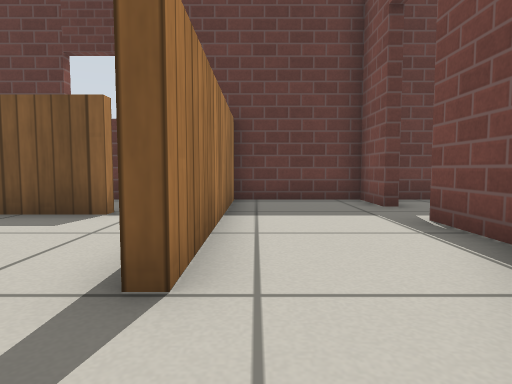
[1] (above)

17 first-person views from a walk through a Gazebo world. The camera is 0.39 m above the floor, tilts 4° down and sees 75° across. The floor is counted in squares, 0.5 m on a side. Each view is taken from the middle of a square. On the plan, view 1 faces up. The plan holds only what a view shows up to about 11 squares ahead; the rest is blank. The place goes on beyond the plan. Gazebo's built-in surfaces are drawn with simple patterns.

[2]
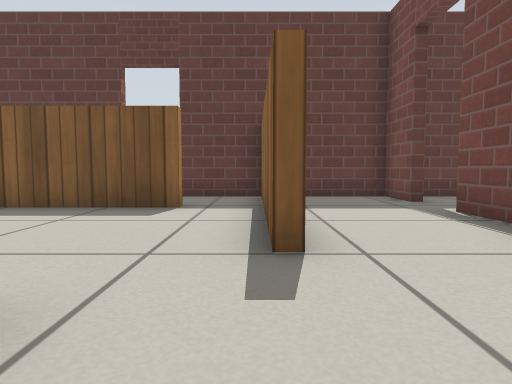

[3]
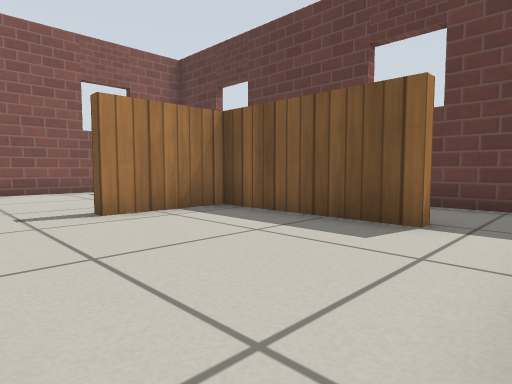

[4]
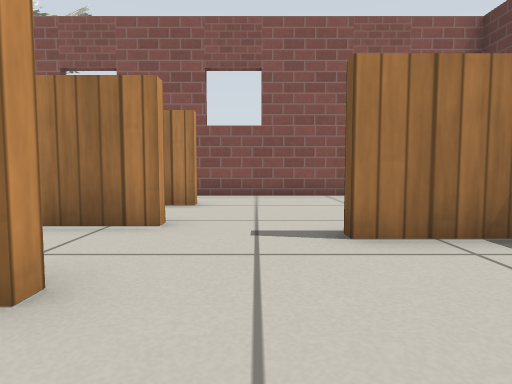

[5]
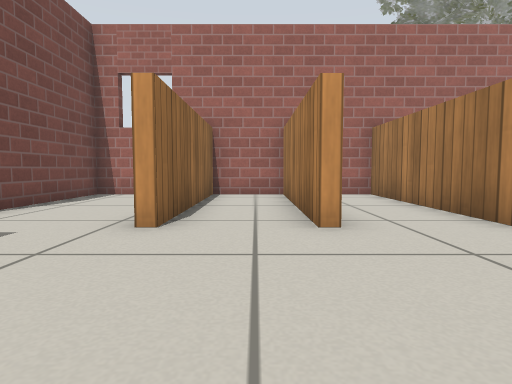

[6]
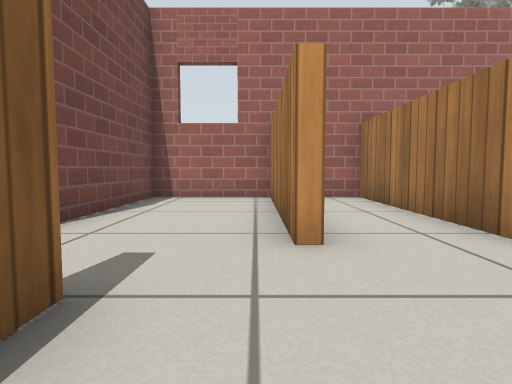

[7]
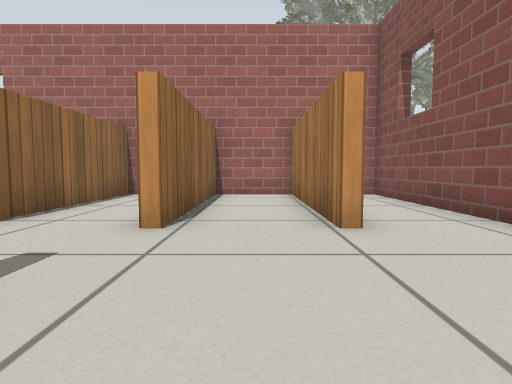

[8]
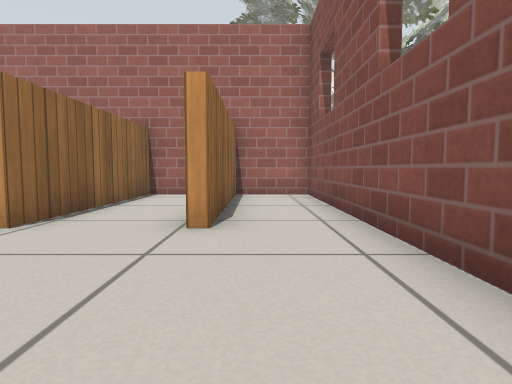

[9]
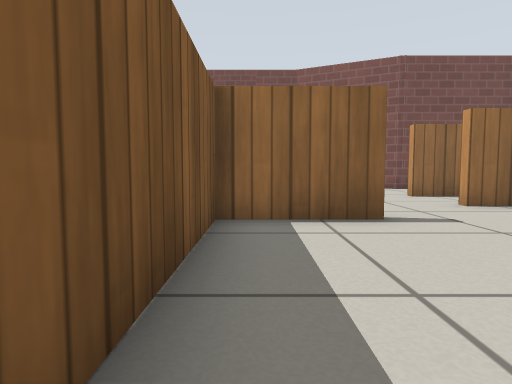

[10]
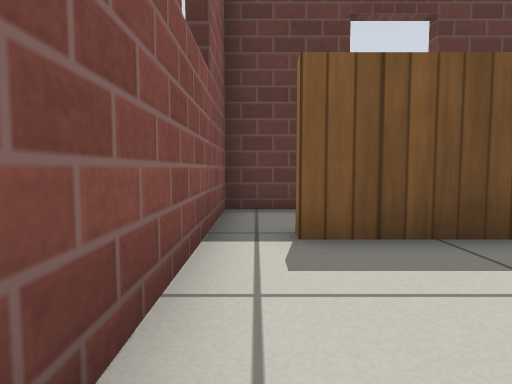

[11]
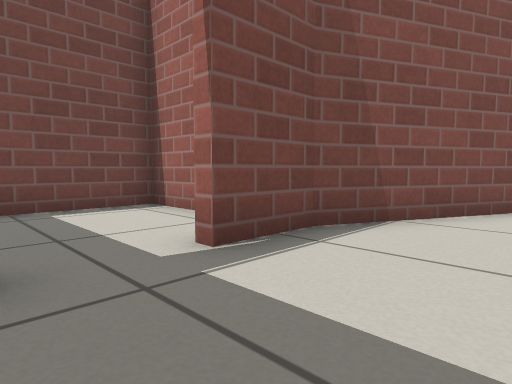

[12]
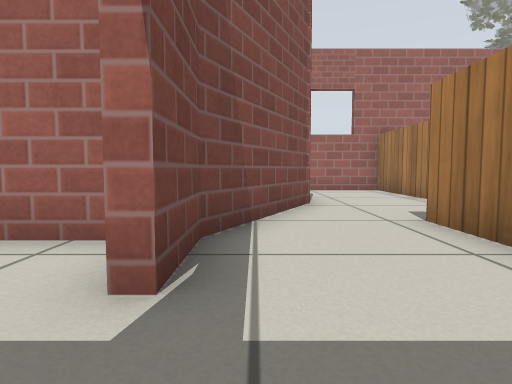

[13]
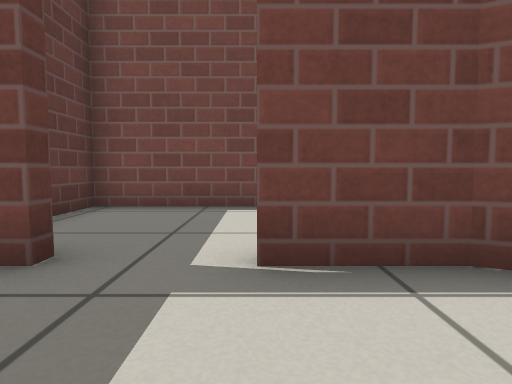

[14]
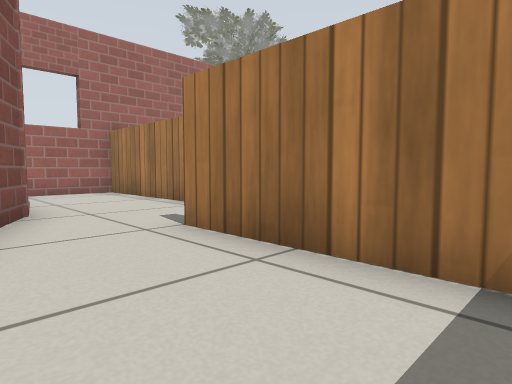

[15]
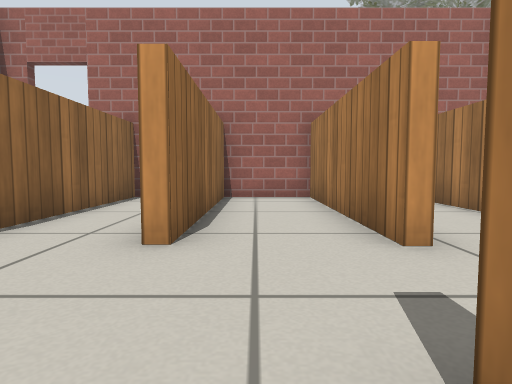

[16]
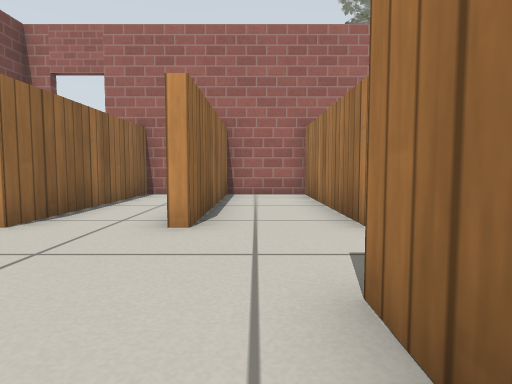

[17]
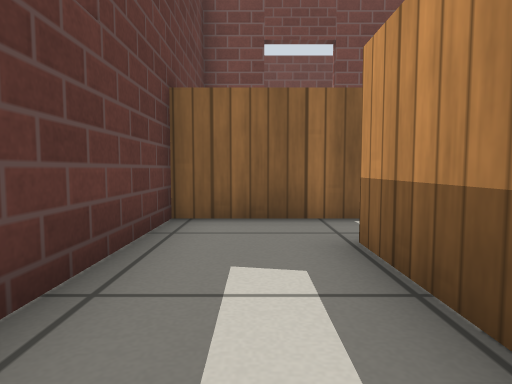

### Floor plan
Points are (right, up) in squares from view 1. A wall is a line through its corners. A room is listed if a view was taken in it or the views show most of it. See-through windows are left out.
Room 1 (views 1, 2, 3, 4, 5, 6, 7, 8, 9, 10, 11, 12, 13, 14, 15, 16)
walls: (-6.9, 3) (-6.9, 5.6) (-11.5, 5.6); (-2.4, 0.8) (-2.4, -5.1) (0.8, -5.1) (0.8, -0.5) (2.6, 3.3) (2.6, 5); (-0.8, 2) (-0.8, 6.6); (-2.4, 5.9) (-2.4, 5.6) (-6.6, 5.6) (-6.6, 3); (-12.6, 5.6) (-12.6, -5.1) (-10.4, -5.1) (-10.4, 0.6) (-10.1, 0.6) (-10.1, -5.1) (-7.8, -5.1) (-7.8, 0.6) (-7.5, 0.6) (-7.5, -5.1) (-5.1, -5.1) (-5.1, 0.6) (-4.8, 0.6) (-4.8, -5.1) (-2.7, -5.1) (-2.7, 0.8); (2.6, 6.8) (2.6, 8.3) (-0.5, 8.3) (-0.5, 2)
ways out: opening at (-2, 6) to room 2; open door at (3, 5.5) to room 3; opening at (-12, 6)
Room 2 (view 17)
walls: (-4.7, 5.9) (-2.4, 5.9); (-0.8, 6.6) (-0.8, 8.3) (-4.4, 8.3)
ways out: opening at (-2, 6) to room 1
Room 3 (no view inside)
walls: (3.6, 3.4) (6.8, 3.4) (6.8, 8.3) (3.5, 8.3)
ways out: open door at (3, 5.5) to room 1

Where each view was taken, in squares from view 1:
view 1: 0 up, 0 right, facing up
view 2: 1 down, 1 left, facing up
view 3: 1 up, 1 left, facing up-left
view 4: 2 up, 3 left, facing left
view 5: 5 up, 4 left, facing down
view 6: 4 up, 2 left, facing down
view 7: 5 up, 9 left, facing down
view 8: 5 up, 11 left, facing down
view 9: 5 up, 12 left, facing right
view 10: 2 up, 12 left, facing up
view 11: 7 up, 0 right, facing down-right
view 12: 7 up, 2 right, facing down
view 13: 5 up, 0 right, facing right
view 14: 6 up, 2 right, facing down-left
view 15: 4 up, 6 left, facing down
view 16: 5 up, 6 left, facing down
view 17: 7 up, 6 left, facing right
